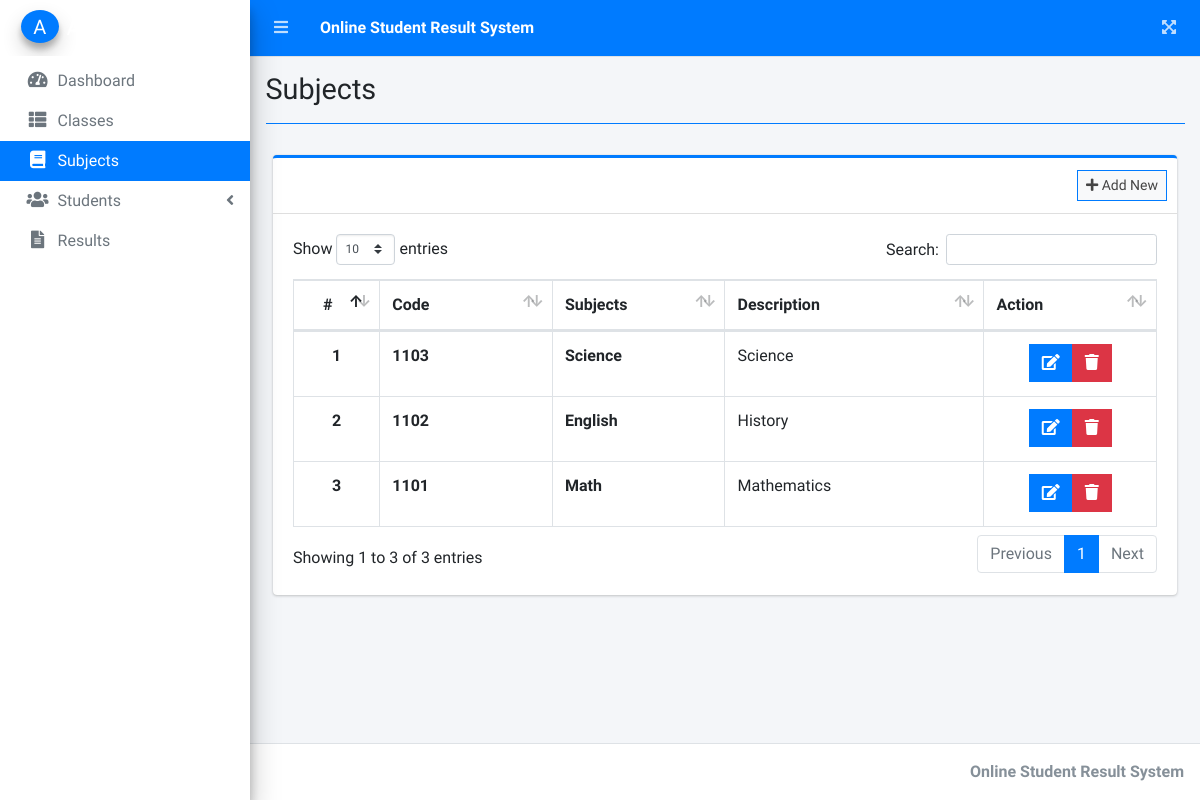
The app's page /dos/index.php?page=subjects (signed in), older data.
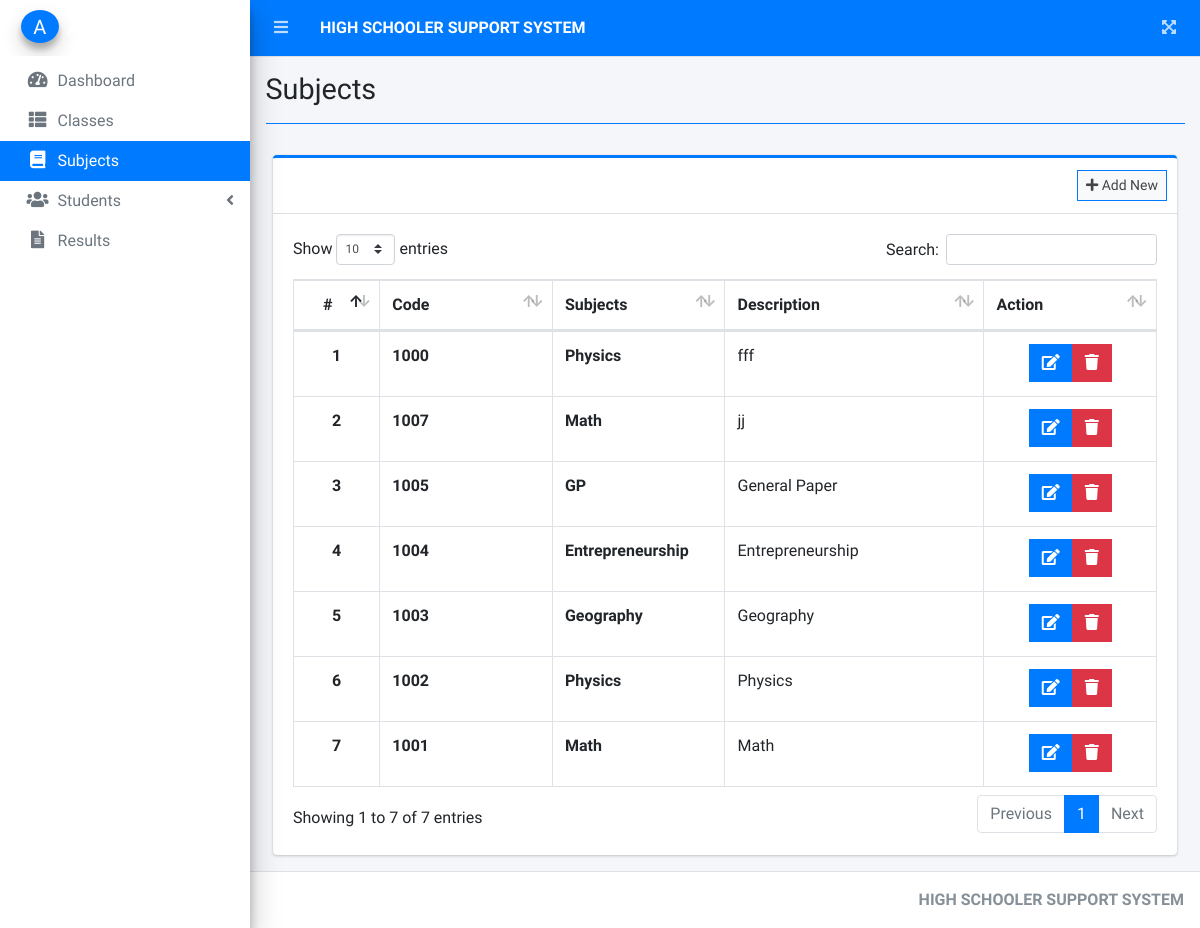
The same page, newer data.
### tables this page shows
CREATE TABLE `subjects` (
  `id` int(30) NOT NULL,
  `subject_code` varchar(50) NOT NULL,
  `subject` varchar(200) NOT NULL,
  `description` text NOT NULL,
  `date_created` datetime NOT NULL DEFAULT current_timestamp()
);

### dos/subjects.php (the view, shortened to what this page needs)
<?php include'db_connect.php' ?>
<div class="col-lg-12">
	<div class="card card-outline card-primary">
		<div class="card-header">
			<div class="card-tools">
				<a class="btn btn-block btn-sm btn-default btn-flat border-primary new_subject" href="javascript:void(0)"><i class="fa fa-plus"></i> Add New</a>
			</div>
		</div>
		<div class="card-body">
			<table class="table tabe-hover table-bordered" id="list">
				<colgroup>
					<col width="10%">
					<col width="20%">
					<col width="20%">
					<col width="30%">
					<col width="20%">
				</colgroup>
				<thead>
					<tr>
						<th class="text-center">#</th>
						<th>Code</th>
						<th>Subjects</th>
						<th>Description</th>
						<th>Action</th>
					</tr>
				</thead>
				<tbody>
					<?php
					$i = 1;
					$qry = $conn->query("SELECT * FROM subjects order by unix_timestamp(date_created) desc ");
					while($row= $qry->fetch_assoc()):
					?>
					<tr>
						<th class="text-center"><?php echo $i++ ?></th>
						<td><b><?php echo ucwords($row['subject_code']) ?></b></td>
						<td><b><?php echo ucwords($row['subject']) ?></b></td>
						<td><p class=""><?php echo $row['description'] ?></p></td>
						<td class="text-center">
		                    <div class="btn-group">
		                        <a href="javascript:void(0)" data-id='<?php echo $row['id'] ?>' class="btn btn-primary btn-flat manage_subject">
		                          <i class="fas fa-edit"></i>
		                        </a>
		                        <button type="button" class="btn btn-danger btn-flat delete_subject" data-id="<?php echo $row['id'] ?>">
		                          <i class="fas fa-trash"></i>
		                        </button>
	                      </div>
						</td>
					</tr>
				<?php endwhile; ?>
				</tbody>
			</table>
		</div>
	</div>
</div>

### dos/index.php (shortened to what this page needs)
<!DOCTYPE html>
<html lang="en">
<?php
	include 'header.php'
?>
<body class="hold-transition sidebar-mini layout-fixed layout-navbar-fixed layout-footer-fixed">
<div class="wrapper">
  <?php include 'topbar.php' ?>
  <?php include 'sidebar.php' ?>
  <div class="content-wrapper">
    <div class="content-header">
      <div class="container-fluid">
        <div class="row mb-2">
          <div class="col-sm-6">
            <h1 class="m-0"><?php echo $title ?></h1>
          </div>
        </div>
            <hr class="border-primary">
      </div>
    </div>
    <section class="content">
      <div class="container-fluid">
         <?php
            $page = isset($_GET['page']) ? $_GET['page'] : 'home';
            if(!file_exists($page.".php")){
                include '404.html';
            }else{
            include $page.'.php';
            }
          ?>
      </div>
    </section>
  </div>
  <footer class="main-footer">
    <div class="float-right d-none d-sm-inline-block">
      <b><?php echo $_SESSION['system']['name'] ?></b>
    </div>
  </footer>
</div>
</body>
</html>

### dos/topbar.php (shortened to what this page needs)
<nav class="main-header navbar navbar-expand navbar-primary navbar-dark ">
  <ul class="navbar-nav">
    <?php if(isset($_SESSION['login_id'])): ?>
    <li class="nav-item">
      <a class="nav-link" data-widget="pushmenu" href="" role="button"><i class="fas fa-bars"></i></a>
    </li>
  <?php endif; ?>
    <li>
      <a class="nav-link text-white"  href="./" role="button"> <large><b><?php echo $_SESSION['system']['name'] ?></b></large></a>
    </li>
  </ul>
  <ul class="navbar-nav ml-auto">
    <li class="nav-item">
      <a class="nav-link" data-widget="fullscreen" href="#" role="button">
        <i class="fas fa-expand-arrows-alt"></i>
      </a>
    </li>
  </ul>
</nav>

Row changes from the older to the newer data that the page shows:
removed subjects: subject_code "1103", subject "Science", description "Science"
removed subjects: subject_code "1102", subject "English", description "History"
removed subjects: subject_code "1101", subject "Math", description "Mathematics"
added subjects: subject_code "1000", subject "Physics", description "fff"
added subjects: subject_code "1007", subject "Math", description "jj"
added subjects: subject_code "1005", subject "GP", description "General Paper"
added subjects: subject_code "1004", subject "Entrepreneurship", description "Entrepreneurship"
added subjects: subject_code "1003", subject "Geography", description "Geography"
added subjects: subject_code "1002", subject "Physics", description "Physics"
added subjects: subject_code "1001", subject "Math", description "Math"
Text that changed along with them:
$_SESSION['system']['name']: "Online Student Result System" → "HIGH SCHOOLER SUPPORT SYSTEM"
text written by a page script: "Show entries Search: Showing 1 to 3 of 3 entries Previous 1 Next" → "Show entries Search: Showing 1 to 7 of 7 entries Previous 1 Next"
